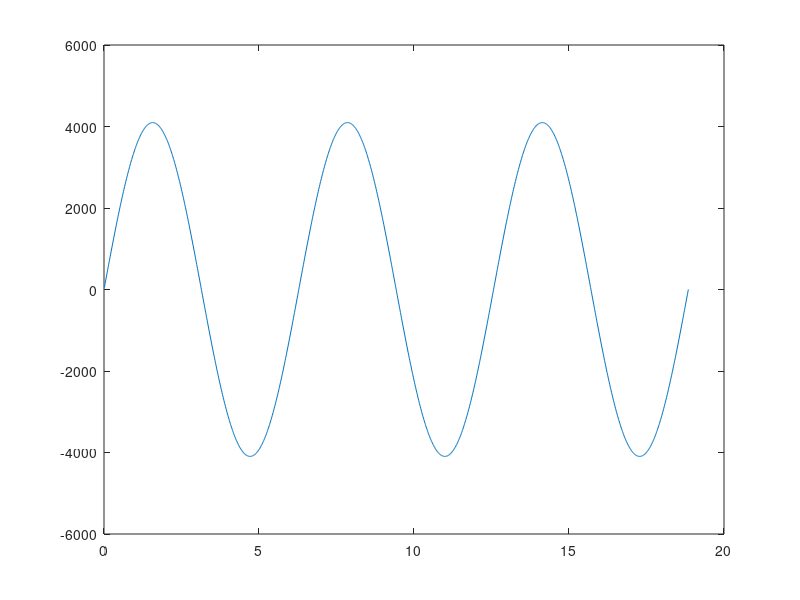
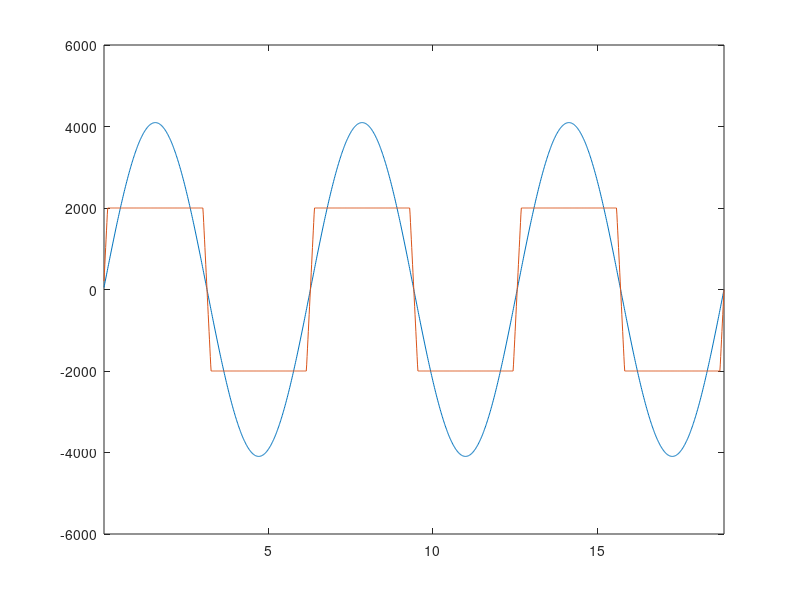

Write MATLAB code to recreate these figures, in order.
%% create sound wave in samples

% set variables
numPeriods = 3;
numSamples = 1500;
numBits = 16;
amplitude = 2^(numBits-1) % values can be negative too

amplitudeReal = amplitude/8;

% index vector
n = 1:numSamples;
index = n*(2*pi*numPeriods/numSamples);

% create input sinusoid
x = amplitudeReal*sin(index);

figure;
plot(index, x)
%% distortion


gainLin = 4;
% gainDB = 20*log(gainLin);
thresh = 2000;
% thresh = 0.7*1e5


% amplify
yGain = x*gainLin;

% clip
yDist = yGain;
for i = 1:length(yDist)
    if abs(yDist(i)) > thresh
        yDist(i) = yDist(i)/abs(yDist(i))*thresh;
    end
end

% plot all 3 on the same plot
figure;
plot(index, x)
hold on
% plot(index, yGain)
plot(index, yDist)
xlim([index(1),index(end)])

%%

% 2^numBits possible values

